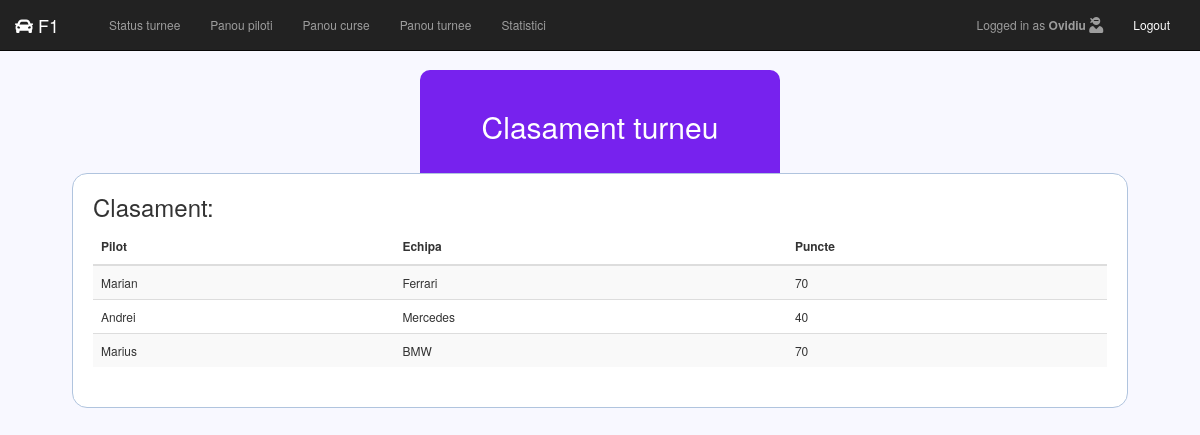
The page /tournament-leaderboard.php?tournamentID=1 (signed in) on the database its author committed.
### tables this page shows
CREATE TABLE `piloti` (
  `ID_Pilot` int(11) NOT NULL,
  `nume` varchar(15) DEFAULT NULL,
  `ID_Echipa` int(11) DEFAULT NULL
);

CREATE TABLE `echipe` (
  `ID_Echipa` int(11) NOT NULL,
  `nume` varchar(40) NOT NULL,
  `sediu_central` varchar(50) DEFAULT NULL
);

### tournament-leaderboard.php (the view)
<?php include('html-header.php') ?>
	<div class="header">
		<h2 id="tournament-statistics-title">Clasament turneu</h2>
	</div>
	<div class="main-panel">
		<h3>Clasament:</h3>
			<table class="table table-striped">
				<thead>
					<tr>
						<th>Pilot</th>
						<th>Echipa</th>
						<th>Puncte</th>
					</tr>
				</thead>
				<tbody>
				<?php
					$tournamentID = $_GET['tournamentID'];
					$pointsArray = array();
					$noOfPilots = 0;
					$selectPilots = "SELECT ID_Pilot, COUNT(ID_Pilot) as NoOfPilots FROM piloticurseturnee WHERE ID_Turneu = $tournamentID GROUP by ID_Pilot";
					$run_selectPilots = mysqli_query($db, $selectPilots);
					while($row = mysqli_fetch_assoc($run_selectPilots)){
						$pointsArray[$row['ID_Pilot']] = 0;
						$noOfPilots = $row['NoOfPilots'];
					}
					$selectRacesId = "SELECT ID_Cursa FROM piloticurseturnee WHERE ID_Turneu = $tournamentID GROUP BY ID_Cursa";
					$run_selectRacesId = mysqli_query($db, $selectRacesId);
					while($row = mysqli_fetch_assoc($run_selectRacesId)){
						$selectPilotsAsc = "SELECT ID_Pilot, timp FROM piloticurseturnee WHERE ID_Turneu = $tournamentID AND ID_Cursa = ".$row['ID_Cursa']." AND timp IS NOT NULL GROUP BY timp ORDER BY timp ASC;";
						$run_selectPilotsAsc = mysqli_query($db, $selectPilotsAsc);
						$counter = $noOfPilots;
						while($pilotRow = mysqli_fetch_assoc($run_selectPilotsAsc)){
							$pointsArray[$pilotRow['ID_Pilot']] += 10 * $counter--;
						}
					}
					$selectPilotsId = "SELECT piloti.ID_Pilot as ID_Pilot, piloti.Nume as Pilot_Nume, echipe.nume as Echipa_Nume FROM piloti JOIN echipe ON piloti.ID_Echipa = echipe.ID_Echipa WHERE piloti.ID_Pilot IN (SELECT ID_Pilot FROM piloticurseturnee WHERE ID_Turneu = $tournamentID GROUP BY ID_Pilot);";
					$run_selectPilotsId = mysqli_query($db, $selectPilotsId);
					while($row = mysqli_fetch_assoc($run_selectPilotsId)){
						$pilotName = $row['Pilot_Nume'];
						$teamName = $row['Echipa_Nume'];
						$pilotId = $row['ID_Pilot'];
						echo "<tr>
								 <td>$pilotName</td>
								 <td>$teamName</td>
								 <td>$pointsArray[$pilotId]</td>
							 </tr>";
					}
				?>
				</tbody>
			</table>
		</div>
<?php include('html-footer.php') ?>

### style.css (style rules this page uses)
* { margin: 0px; padding: 0px; }
body { font-size: 120%; background: #F8F8FF; }
.header { width: 30%; margin: 70px auto 0px; color: white; background: #72e; text-align: center; border-bottom: none; border-radius: 10px 10px 0px 0px; padding: 20px; }
.main-panel { width: 88%; margin: auto; padding: 20px; padding-top: 0; border: 1px solid #B0C4DE; background: white; border-radius: 15px; }
table { margin-top: 10px; }

### rows shown on the page
piloti: nume "Marian", ID_Echipa.nume "Ferrari", ID_Pilot "70"
piloti: nume "Andrei", ID_Echipa.nume "Mercedes", ID_Pilot "40"
piloti: nume "Marius", ID_Echipa.nume "BMW", ID_Pilot "70"

### other values the page prints
$_SESSION['username'] "Ovidiu"
